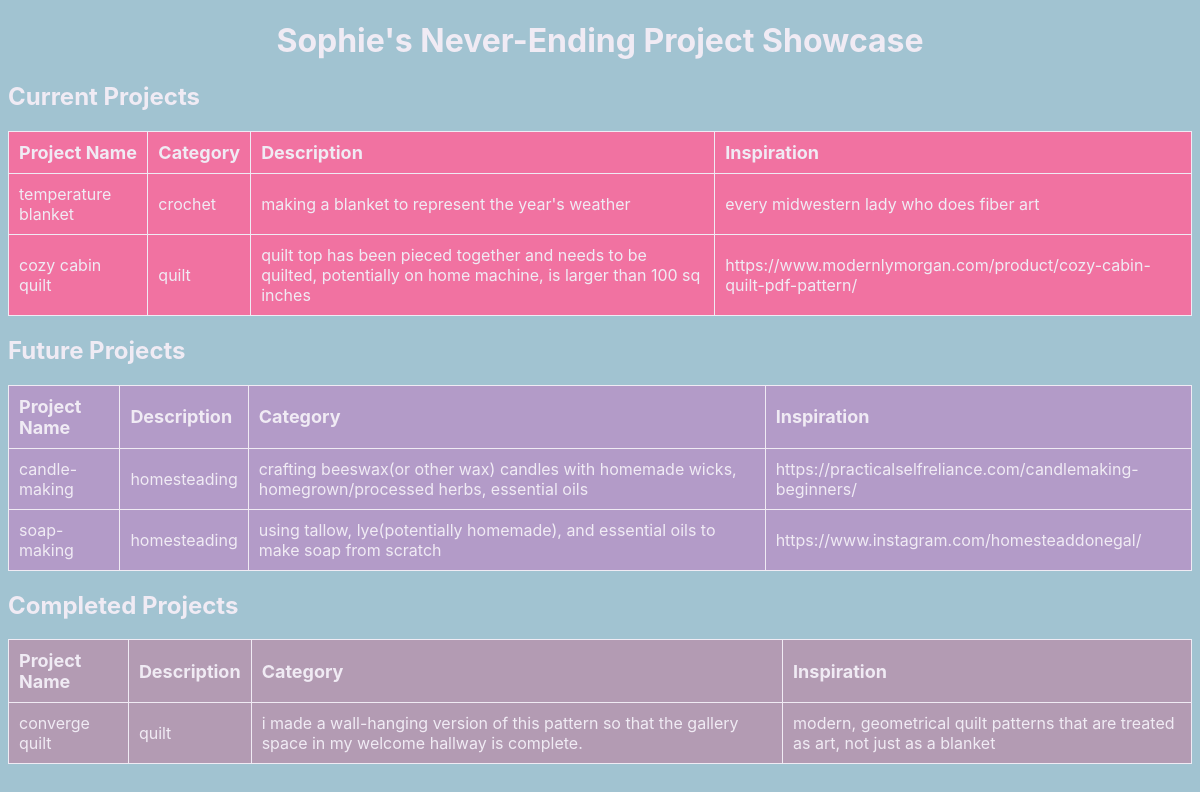
Before: /projects_page/ with the older database file.
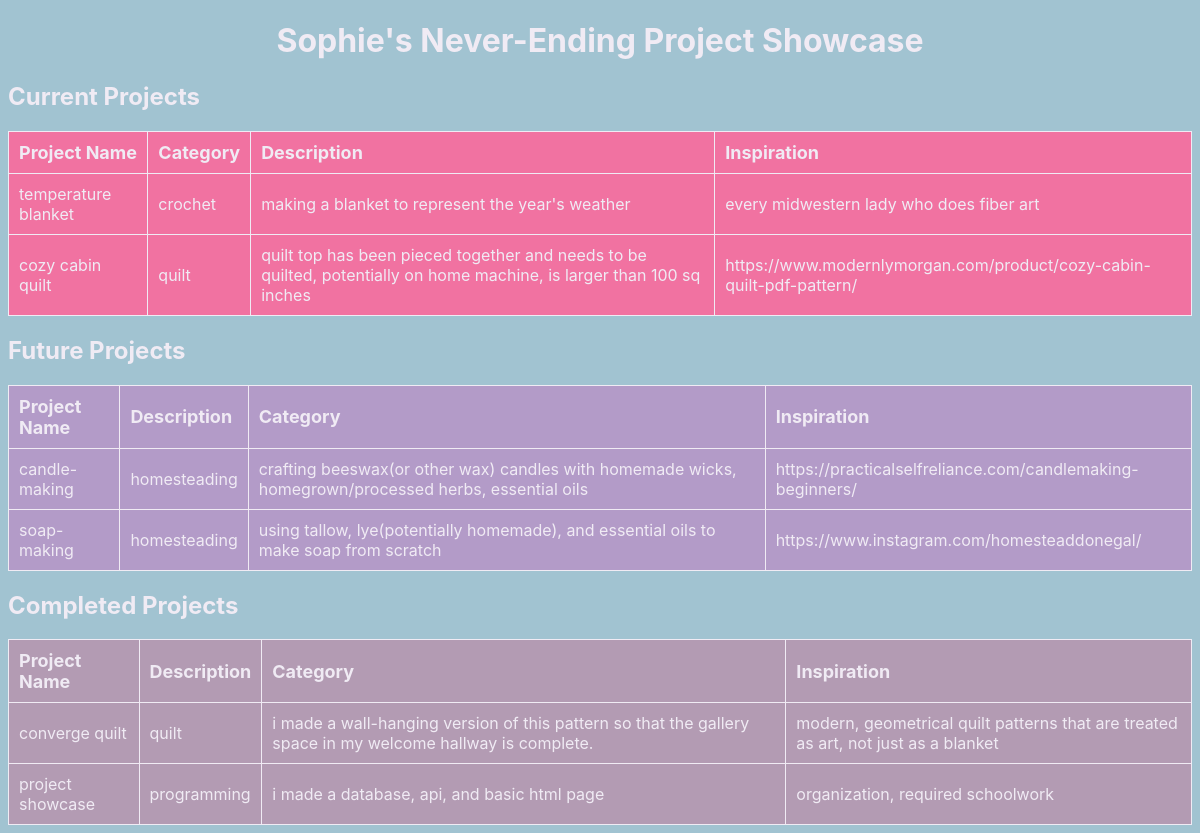
After: the same page with the newer database file.
### python/project_model.py (models this page shows)
class Project(Base):
    __tablename__ = 'projects'
    id = Column(Integer, primary_key=True, index=True)
    name = Column(String, index=True)
    category = Column(String, index=True)
    description = Column(String, index=True)
    inspiration = Column(String, index=True)
    completion_status = Column(String, index=True)

### python/main.py (the view)
@app.get("/projects_page/", response_class=HTMLResponse)
def get_all_projects(request: Request, db: Session = Depends(get_db)):
    projects = crud.get_all_projects(db)
    return TEMPLATES.TemplateResponse("table.html", {"request": request, "projects": projects})

### python/templates/table.html (shortened to what this page needs)
<!DOCTYPE html>
<html lang="en">
    <head>
        <h1 style="text-align: center;">{% block title %}Sophie's Never-Ending Project Showcase{% endblock %}</h1>
    </head>
    <body style="background: #a1c3d1; color: #f0ebf4; font-family: Inter, sans-serif;">
        <h2>Current Projects</h2>
        <table style="padding: 15px;text-align: left; background-color: #f172a1">
            <tr style="border: 1px solid ;color: #f0ebf4;">
              <th>Project Name</th>
              <th>Category</th>
              <th>Description</th>
              <th>Inspiration</th>
            </tr>
            {% for project in projects %}
                {%if project.completion_status == 'in-progress' %}
             <tr>
              <td>{{ project.name}}</td>
              <td>{{project.category}}</td>
              <td>{{project.description}}</td>
              <td>{{project.inspiration}}</td>
            </tr>
            {% endif %}
            {% endfor %}
          </table>
          <h2>Future Projects</h2>
          <table style="padding: 15px;text-align: left; border:1px, solid; background-color: #b39bc8;">
            <tr>
                <th>Project Name</th>
                <th>Description</th>
                <th>Category</th>
                <th>Inspiration</th>
            </tr>
            {% for project in projects %}
            {%if project.completion_status == 'future' %}
                <tr>
                  <td>{{ project.name}}</td>
                  <td>{{project.category}}</td>
                  <td>{{project.description}}</td>
                  <td>{{project.inspiration}}</td>
                </tr>
                {% endif %}
                {% endfor %}
          </table>
          <h2>Completed Projects</h2>
          <table style="padding: 15px;text-align: left; border:1px, solid; background-color: #b39bb3;">
            <tr>
                <th>Project Name</th>
                <th>Description</th>
                <th>Category</th>
                <th>Inspiration</th>
            </tr>
            {% for project in projects %}
            {%if project.completion_status == 'completed' %}
                <tr>
                  <td>{{ project.name}}</td>
                  <td>{{project.category}}</td>
                  <td>{{project.description}}</td>
                  <td>{{project.inspiration}}</td>
                </tr>
             {% endif %}
             {% endfor %}
          </table>
    </body>
</html>

Changed rows visible on the page:
added Project: name "project showcase", category "programming", description "i made a database, api, and basic html page", inspiration "organization, required schoolwork", shown under "Completed Projects"
